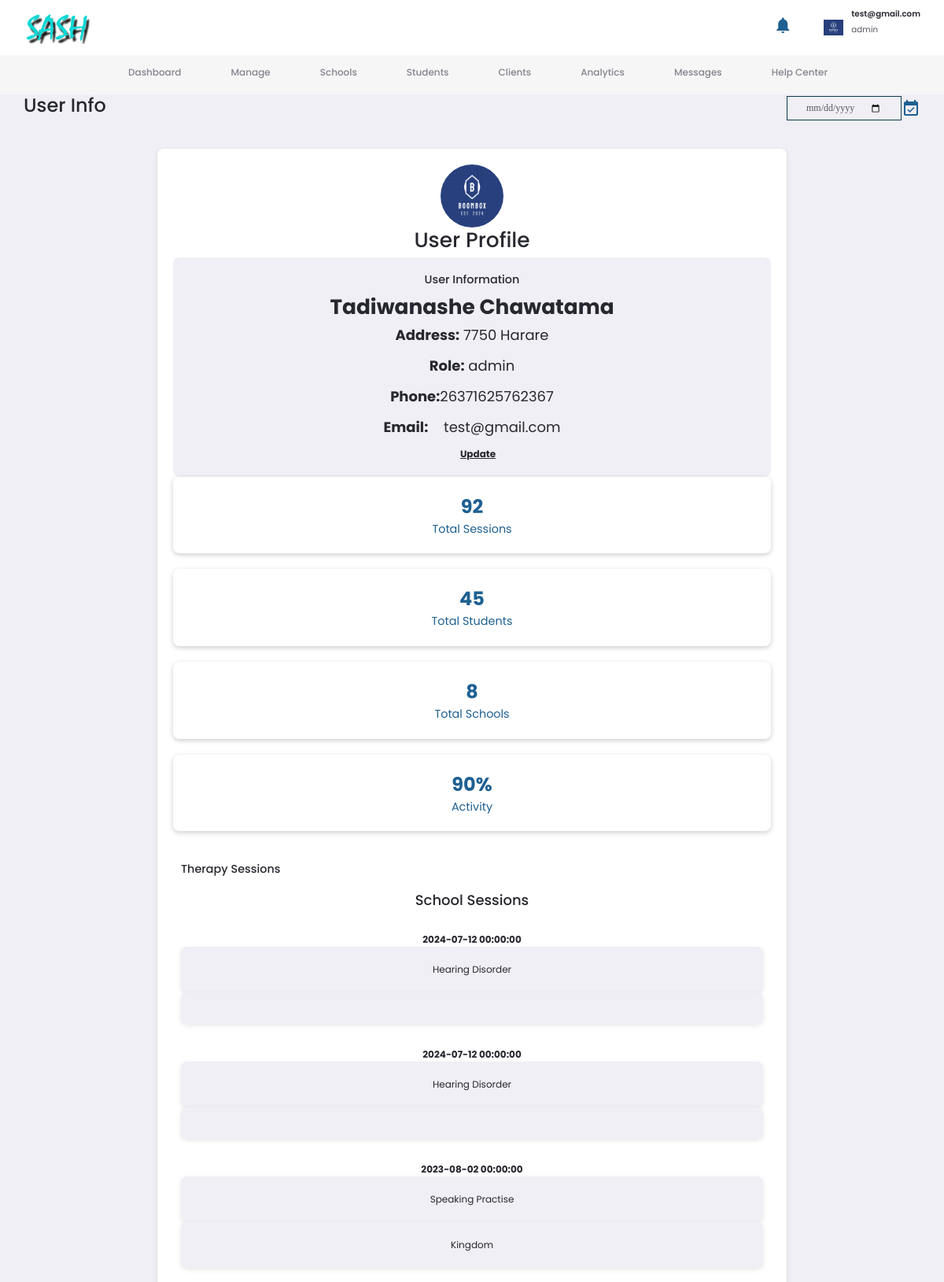
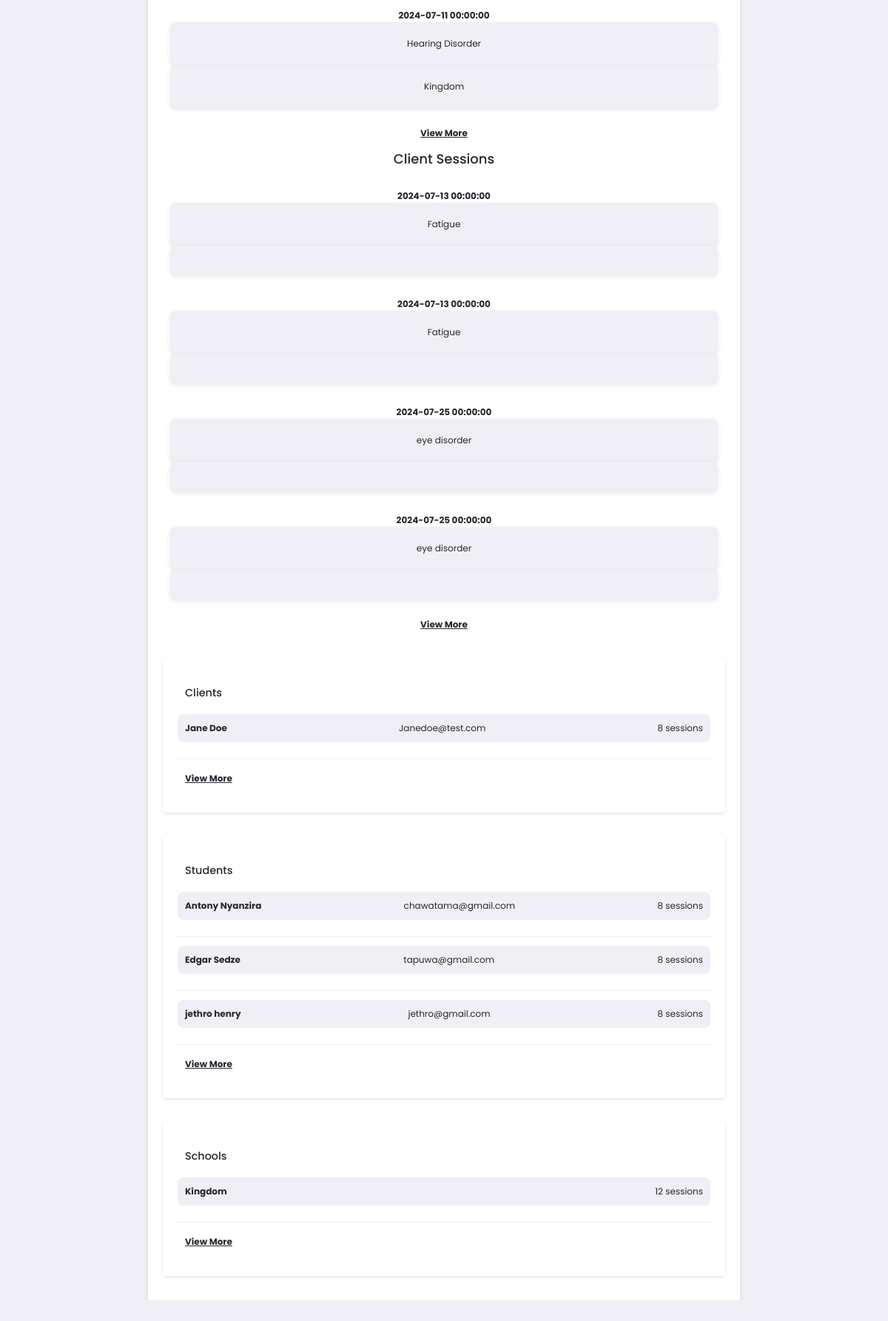
The page /userprofile/1 (signed in) on the database its author committed (2 pictures, top to bottom).
### mainapp/models.py (models this page shows, shortened)
class User(db.Model, UserMixin):
    __tablename__ = 'users'
    id = db.Column(db.Integer, primary_key=True)
    firstname = db.Column(db.String(60), nullable=False)
    lastname = db.Column(db.String(60), nullable=False)
    date_of_birth = db.Column(db.DateTime, nullable=False, default=datetime.utcnow)
    gender = db.Column(db.String(60), nullable=False)
    phonenumber = db.Column(db.String(60), nullable=False)
    email = db.Column(db.String(120), nullable=False, unique=True)
    password = db.Column(db.String(120), nullable=False)
    address = db.Column(db.Text, nullable=False)
    role = db.Column(db.String(60), nullable=False)
    contract = db.Column(db.Integer, nullable=False, default=3)
    academic_transcripts = db.Column(db.String(20), nullable=False,  default="user.png")
    personal_doc = db.Column(db.String(20), nullable=False, default="user.png")
    profile_image = db.Column(db.String(20), nullable=False, default="user.png")
    clients = db.relationship('Client', backref='user_therapist', lazy=True)
    schools = db.relationship('School', backref='school_therapist', lazy=True)
    schoolssessions = db.relationship('SchoolSession', backref='session_therapist', lazy=True)
    clientsessions = db.relationship('ClientSession', backref='session_therapist', lazy=True)
    notification = db.relationship('Notifications', backref='user', lazy=True)

class SchoolSession(db.Model):
    __tablename__ = 'school_sessions'
    id = db.Column(db.Integer, primary_key=True)
    date = db.Column(db.DateTime, nullable=False, default=datetime.utcnow)
    start_time = db.Column(db.Time, nullable=False, default=datetime.utcnow)
    end_time = db.Column(db.Time, nullable=False, default=datetime.utcnow)
    diagnosis = db.Column(db.Text, nullable=False)
    school_id = db.Column(db.Integer, db.ForeignKey('schools.id'))
    therapist_id = db.Column(db.Integer, db.ForeignKey('users.id'))
    students_sessions = db.relationship('SchoolStudentSession', backref='school_session', lazy=True)
    report = db.relationship('SchoolSessionReport', backref='school_session', lazy=True)

class School(db.Model):
    __tablename__ = 'schools'
    id = db.Column(db.Integer, primary_key=True)
    school_name = db.Column(db.String, unique=True)
    school_principal = db.Column(db.String)
    date_of_registration = db.Column(db.DateTime, nullable=False, default=datetime.utcnow)
    contact_number = db.Column(db.String(60), nullable=False)
    email = db.Column(db.String(120), nullable=False, unique=True)
    address = db.Column(db.String, nullable=False)
    therapist_id = db.Column(db.Integer, db.ForeignKey('users.id'))
    students = db.relationship('SchoolStudent', backref='student_school', lazy=True)
    sessions = db.relationship('SchoolSession', backref='session_school', lazy=True)
    timetables = db.relationship('SchoolTimeTable', backref='timetable_school', lazy=True)

class ClientSession(db.Model):
    __tablename__ = 'client_sessions'
    id = db.Column(db.Integer, primary_key=True)
    date = db.Column(db.DateTime, nullable=False,default=datetime.utcnow)
    start_time = db.Column(db.Time, nullable=False,default=datetime.utcnow)
    end_time = db.Column(db.Time, nullable=False,default=datetime.utcnow)
    diagnosis = db.Column(db.Text, nullable=False)
    client_id = db.Column(db.Integer, db.ForeignKey('clients.id'))
    therapist_id = db.Column(db.Integer, db.ForeignKey('users.id'))
    room_id = db.Column(db.Integer, db.ForeignKey('rooms.id'))
    activities = db.relationship('SessionActivity', backref='activity_session', lazy=True )
    __table_args__ = (
        db.UniqueConstraint('room_id', 'start_time', 'end_time', name='unique_room_session'),
    )

class Client(db.Model):
    __tablename__ = 'clients'
    id = db.Column(db.Integer, primary_key=True)
    firstname = db.Column(db.String(60), nullable=False)
    lastname = db.Column(db.String(60), nullable=False)
    date_of_birth = db.Column(db.DateTime, nullable=False,default=datetime.utcnow)
    gender = db.Column(db.String(60), nullable=False)
    phonenumber = db.Column(db.String(60), nullable=False)
    email = db.Column(db.String(120), nullable=False, unique=True)
    address = db.Column(db.Text, nullable=False)
    diagnosis = db.Column(db.Text, nullable=False)
    therapist_id = db.Column(db.Integer, db.ForeignKey('users.id'))
    reports = db.relationship('ClientReport', backref='report_client', lazy=True)
    sessions = db.relationship('ClientSession', backref='session_client', lazy=True)
    timetables = db.relationship('TimeTable', backref='timetable_client', lazy=True)

class SchoolStudent(db.Model):
    __tablename__ = 'school_students'
    id = db.Column(db.Integer, primary_key=True)
    firstname = db.Column(db.String(60), nullable=False)
    lastname = db.Column(db.String(60), nullable=False)
    date_of_birth = db.Column(db.DateTime, nullable=False, default=datetime.utcnow)
    gender = db.Column(db.String(60), nullable=False)
    phonenumber = db.Column(db.String(60), nullable=False)
    email = db.Column(db.String(120), nullable=False, unique=True)
    address = db.Column(db.String, nullable=False)
    diagnosis = db.Column(db.String, nullable=False)
    guardian_name = db.Column(db.String, nullable=False)
    school_id = db.Column(db.Integer, db.ForeignKey('schools.id'))
    reports = db.relationship('SchoolStudentReport', backref='report_student', lazy=True)
    sessions = db.relationship('SchoolStudentSession', backref='session_student', lazy=True)

### mainapp/routes.py (the view)
@app.route('/userprofile/<int:user_id>')
@login_required
def userprofile(user_id):
    user = User.query.get_or_404(user_id)
    schools = user.schools
    students = [student for school in user.schools for student in school.students]
    clients = user.clients
    schoolssessions = user.schoolssessions
    clientsessions = user.clientsessions
    profile_image = url_for("static", filename='images/' + user.profile_image)
    return  render_template('userprofile.html', user = user, profile_image=profile_image, schools=schools, clients=clients, students=students, schoolsession= schoolssessions, clientsessions=clientsessions)

### mainapp/templates/userprofile.html (shortened to what this page needs)
{% extends "admin.html" %}
{% block title %}User Info{%endblock title%}
{% block content %}
<div class="school-details">
  <div class="user-profile-photo">
    <img src="{{profile_image}}" alt="Profile">
  </div>
  <h1>User Profile</h1>
  <div class="school-information">
    <div>
      <div class="info-card">
        <h3>User Information</h3>
        <h1><strong>{{user.firstname}} {{user.lastname}}</strong></h1>
        <p><strong>Address:</strong> {{user.address}}</p>
        <p><strong>Role:</strong> {{user.role}}</p>
        <p><strong>Phone:</strong>{{user.phonenumber}}</p>
        <p><strong>Email:</strong> <a href="mailto:{{user.email}}"></a>{{user.email}}</p>
        <a href="{{url_for('update_user', user_id = user.id)}}" class="btn-link black">Update</a>
      </div>
    </div>
    <div class="school-statistics">
      <div class="stat-card">
        <span class="stat-value">92</span>
        <span class="stat-label">Total Sessions</span>
      </div>
      <div class="stat-card">
        <span class="stat-value">45</span>
        <span class="stat-label">Total Students</span>
      </div>
      <div class="stat-card">
        <span class="stat-value">8</span>
        <span class="stat-label">Total Schools</span>
      </div>
      <div class="stat-card">
        <span class="stat-value">90%</span>
        <span class="stat-label">Activity</span>
      </div>
    </div>
  </div>
  <div class="session-list">
    <div class="header">
      <h3>Therapy Sessions</h3>
    </div>
    <ul>
      <li>
        <h2>School Sessions </h2>
    </li>
    {%if schoolsession%}
    {%for session in schoolsession%}
      <li>
        <a href="{{url_for('schoolsessioninfo')}}">
          <span class="session-date">{{session.date}}</span>
          <span class="session-details">{{session.diagnosis}}</span>
          <span class="session-details">{{session.session_school.school_name}}</span>
        </a>
      </li>
      {%endfor%}
      <a href="{{url_for('sessionmenu')}}" class="btn-link black">View More</a>
      {%else%}
      <li>
          <span>No School Sessions </span>
    </li>
      {%endif%}
      <li>
        <h2>Client Sessions </h2>
    </li>
    {%if clientsessions%}
    {%for session in clientsessions%}
      <li>
        <a href="{{url_for('schoolsessioninfo')}}">
          <span class="session-date">{{session.date}}</span>
          <span class="session-details">{{session.diagnosis}}</span>
          <span class="session-details">{{session.session_school}}</span>
        </a>
      </li>
      {%endfor%}
      <a href="{{url_for('sessionmenu')}}" class="btn-link black">View More</a>
      {%else%}
      <li>
          <span>No Client Sessions </span>
    </li>
      {%endif%}
    </ul>
  </div>
  <div class="student-list">
      <div class="header">
          <h3>Clients</h3>
        </div>
    <ul>
      {%if clients%}
      {%for client in clients%}
        <li>
            <a href="{{url_for('students')}}">
                <span class="student-name">{{client.firstname}} {{client.lastname}} </span>
                <span class="student-grade">{{client.email}}</span>
                <span class="session-count">8 sessions</span>
            </a>
        </li>
        {%endfor%}
        <a href="{{url_for('students')}}" class="btn-link black">View More</a>
        {%else%}
        <li>
            <span>No Clients </span>
      </li>
        {%endif%}
    </ul>
</div>
  <div class="student-list">
      <div class="header">
          <h3>Students</h3>
        </div>
    <ul>
      {%if students%}
      {%for student in students%}
        <li>
            <a href="{{url_for('students')}}">
              <span class="student-name">{{student.firstname}} {{student.lastname}} </span>
              <span class="student-grade">{{student.email}}</span>
              <span class="session-count">8 sessions</span>
            </a>
        </li>
        {%endfor%}
        <a href="{{url_for('students')}}" class="btn-link black">View More</a>
        {%else%}
        <li>
            <span>No Students </span>
      </li>
        {%endif%}
    </ul>
</div>
<div class="student-list">
    <div class="header">
        <h3>Schools</h3>
    </div>
    <ul>
      {%if schools %}
        {%for school in schools%}
        <li>
            <a href="{{url_for('students')}}">
                <span class="student-name">{{school.school_name}}</span>
                <span class="session-count">12 sessions</span>
            </a>
        </li>
        {%endfor%}
      <a href="{{url_for('schools')}}" class="btn-link black">View More</a>
      {%else%}
      <li>
        <span>No Schools </span>
  </li>
      {%endif%}
    </ul>
</div>
</div>
{% endblock content%}

### mainapp/templates/admin.html (shortened to what this page needs)
<!DOCTYPE html>
<html lang="en" class="{{ 'dark-theme' if session.get('theme', 'light') == 'dark' else '' }}">
<head>
      <link href="https://cdn.jsdelivr.net/npm/bootstrap@5.0.2/dist/css/bootstrap.min.css" rel="stylesheet">
  <link rel="stylesheet" href="https://cdnjs.cloudflare.com/ajax/libs/font-awesome/6.2.0/css/all.min.css" />
  <link rel="stylesheet" href="{{url_for('static', filename='css/style.css')}}">
  <link rel="stylesheet" href="{{url_for('static', filename='css/admin.css')}}">
  <link rel="stylesheet" href="{{url_for('static', filename='css/other.css')}}">
</head>
<body>
  <nav>
    <div class="container">
      <img src="{{url_for('static', filename='images/sash.png')}}" alt="Logo" class="logo">
      <div class="profile-area">
        <div class="notify action-btn" id="notifications">
          <span class="material-icons">notifications</span>
          <span id="notification-badge-count" class="badge bg-error circle flex-center">10</span>
        </div>
        <div class="profile">
          <div class="profile-photo">
            <img src="{{profile_image}}" alt="Profile Picture">
          </div>
          <div>
            <h5>{{current_user.email}}</h5>
            <p>{{current_user.role}}</p>
          </div>
        </div>
      </div>
    </div>
  </nav>
  <main>
    <aside>
      <div class="sidebar">
        <a href="{{url_for('Home')}}" class="dash-section active" id="dashboard">
          <h4>Dashboard</h4>
        </a>
        <a href="{{url_for('manage')}}" class="dash-section" id="manage">
          <h4>Manage</h4>
        </a>
        <a href="{{url_for('schools')}}" class="dash-section" id="schools">
          <h4>Schools</h4>
        </a>
        <a href="{{url_for('students')}}" class="dash-section" id="students">
          <h4>Students</h4>
        </a>
        <a href="{{url_for('clients')}}" class="dash-section" id="users">
          <h4>Clients</h4>
        </a>
        <a href="{{url_for('analytics')}}" class="dash-section" id="analytics">
          <h4>Analytics</h4>
        </a>
        <a href="{{url_for('messages')}}" class="dash-section" id="messages">
          <h4>Messages</h4>
        </a>
        <a href="{{url_for('help_center')}}" class="dash-section" id="help-center">
          <h4>Help Center</h4>
        </a>
      </div>
    </aside>
    <section class="middle" id='middle'>
      <div class="header">
        <h1>{%block title%}Dashboard{%endblock title%}</h1>
        <div class="overview-date">
          <input type="date" title='date' value={{current_date}} readonly>
          <i class="material-icons" id="btn-all-sessions">event_available</i>
        </div>
      </div>
      <div class="middle-inner active" id="dashboard-content" >
        {% block content %}{% endblock content%}
      </div>
    </section>
  </main>
</body>
</html>

### rows shown on the page
User: email "test@gmail.com", role "admin", firstname "Tadiwanashe", lastname "Chawatama", address "7750 Harare", phonenumber "26371625762367"
SchoolSession: date "2024-07-12 00:00:00", diagnosis "Hearing Disorder"
SchoolSession: date "2024-07-12 00:00:00", diagnosis "Hearing Disorder"
SchoolSession: date "2023-08-02 00:00:00", diagnosis "Speaking Practise", session_school.school_name "Kingdom"
SchoolSession: date "2024-07-11 00:00:00", diagnosis "Hearing Disorder", session_school.school_name "Kingdom"
ClientSession: date "2024-07-13 00:00:00", diagnosis "Fatigue"
ClientSession: date "2024-07-13 00:00:00", diagnosis "Fatigue"
ClientSession: date "2024-07-25 00:00:00", diagnosis "eye disorder"
ClientSession: date "2024-07-25 00:00:00", diagnosis "eye disorder"
Client: firstname "Jane", lastname "Doe", email "Janedoe@test.com"
SchoolStudent: firstname "Antony", lastname "Nyanzira", email "chawatama@gmail.com"
SchoolStudent: firstname "Edgar", lastname "Sedze", email "tapuwa@gmail.com"
SchoolStudent: firstname "jethro", lastname "henry", email "jethro@gmail.com"
School: school_name "Kingdom"
